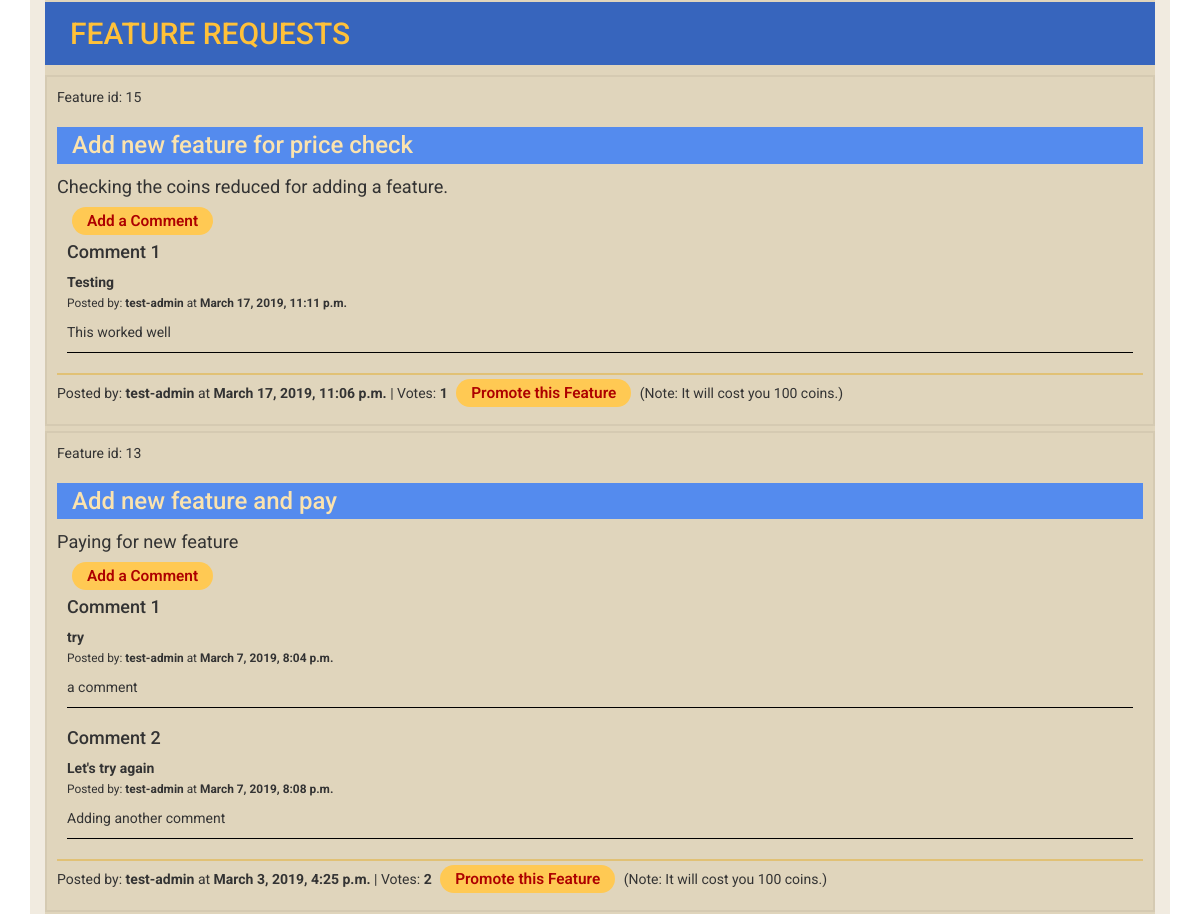
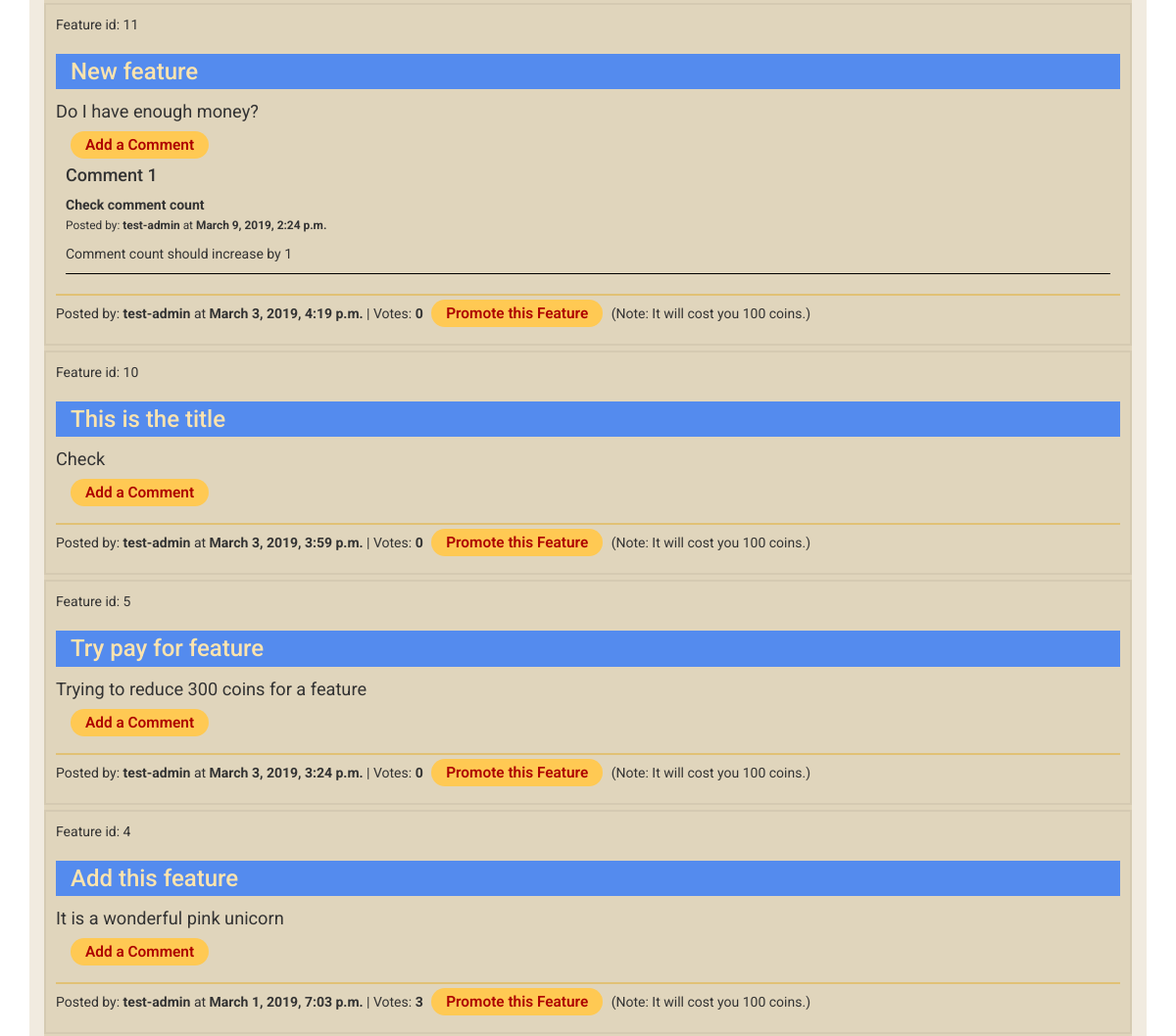
The app's page /issues/ (signed in, middle part), older data (2 pictures, top to bottom).
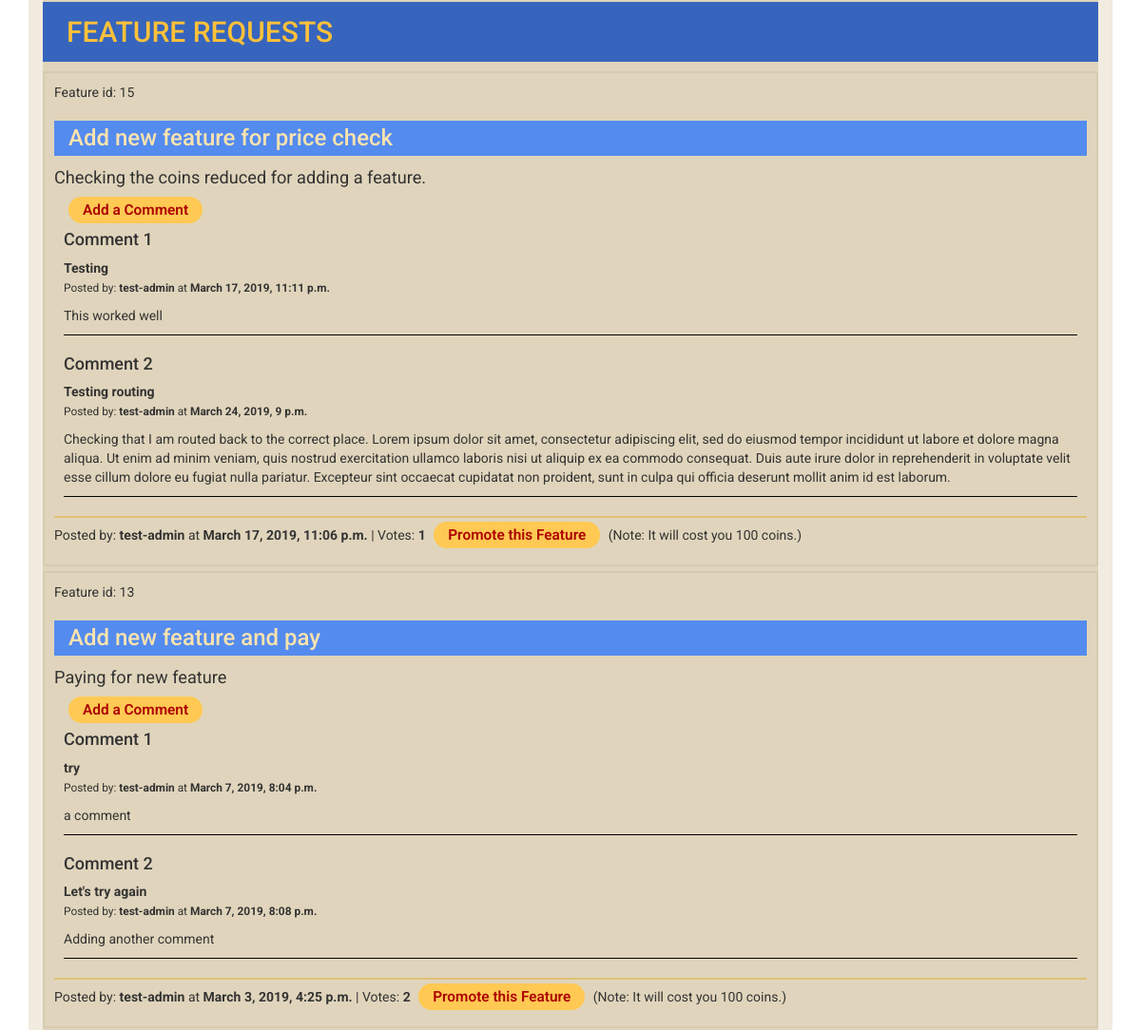
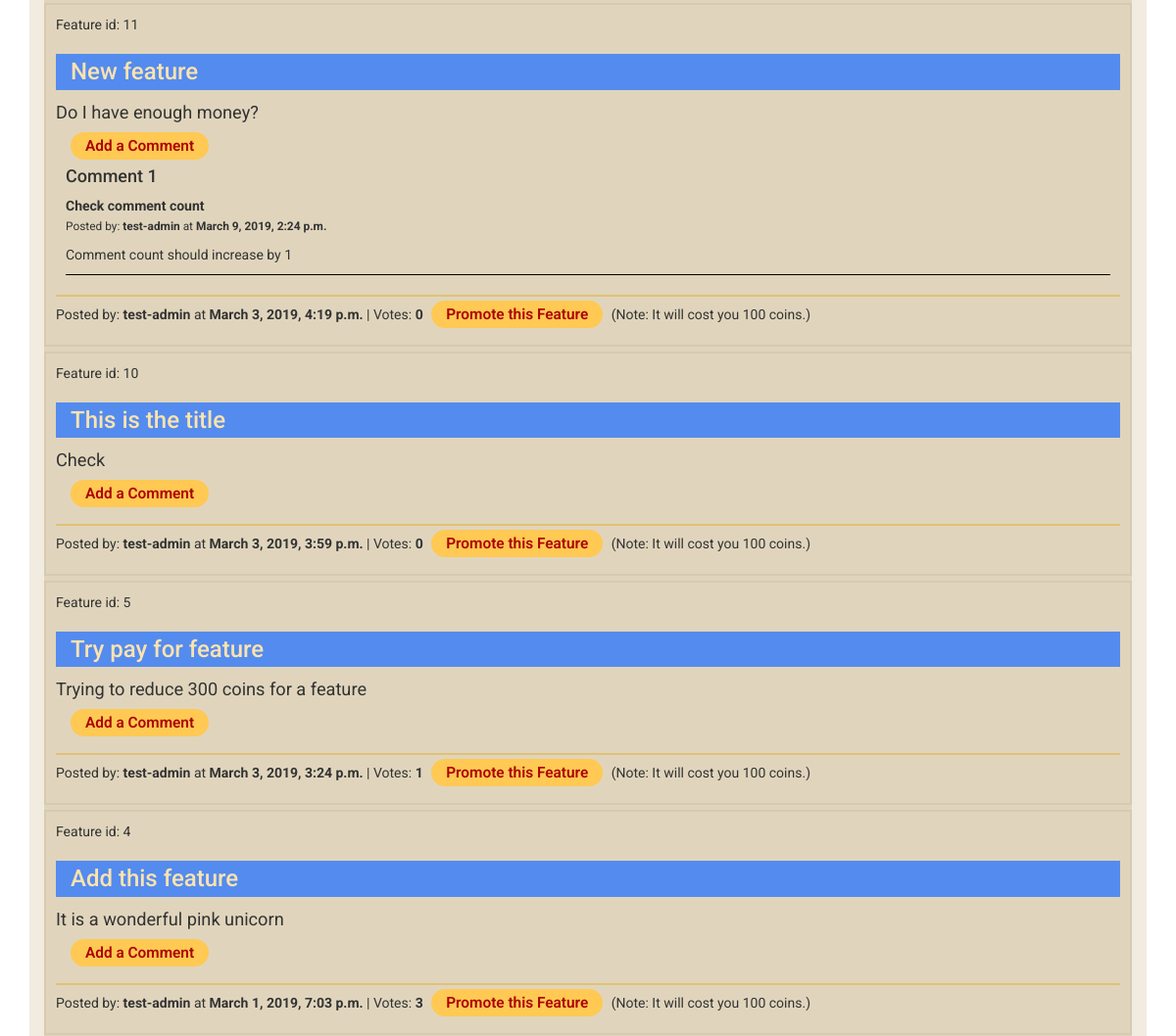
The same page, newer data (2 pictures, top to bottom).
### issuetracker/models.py (models this page shows, shortened)
class Issue(models.Model):
    suggestion_choices = ((True, 'Feature'), (False, 'Bug Fix'))
    is_feature = models.BooleanField(blank=False, default=False, choices=suggestion_choices)
    title = models.CharField(max_length=100, blank=False)
    description = models.TextField()
    posted_by = models.CharField(max_length=50)
    votes = models.IntegerField(default=0)
    comments_count = models.IntegerField(default=0)
    date_time = models.DateTimeField(auto_now_add=True)
    class Meta:
        verbose_name_plural = "Issues"

class IssueComment(models.Model):
    issue = models.ForeignKey(Issue, on_delete=models.CASCADE, related_name='comment')
    subject = models.CharField(max_length=100, blank=False)
    comment = models.TextField()
    posted_by = models.CharField(max_length=50)
    date_time = models.DateTimeField(auto_now_add=True)

### issuetracker/views.py (the view)
# urls.py: url(r'^issues/', include(issuetracker_urls)),
@login_required()
def issues(request):
    allIssues = Issue.objects.all()
    feature_count = 0
    bug_count = 0
    for each in allIssues:
        if each.is_feature:
            feature_count += 1
        else:
            bug_count += 1
    return render(request, "issue_tracker.html", {'issues': allIssues, 'feature_count': feature_count, "bug_count": bug_count})

### cart/contexts.py (called while the page is built)
def cart_contents(request):
    cart = request.session.get('cart', {})
    cart_items = []
    total = 0
    product_count = 0
    coin_total = 0
    for id, quantity in cart.items():
        product = get_object_or_404(Product, pk=id)
        total += quantity * product.price
        product_count += quantity
        coin_total = quantity * 500
        cart_items.append({'id': id, 'quantity': quantity, 'product': product, 'coin_total': coin_total})
    return {'cart_items': cart_items, 'total': total, 'product_count': product_count, 'coin_total': coin_total}

### issuetracker/templates/issue_tracker.html (shortened to what this page needs)
{% extends "base.html" %}
{% block content %}
    <div id="features-bugs-tabs">
        <div class="tab-content ">
            <div class="tab-pane active" id="features-pane">
                {% if feature_count == 1 %}
                <h2> FEATURE REQUEST </h2>
                {% else %}
                <h2> FEATURE REQUESTS </h2>
                {% endif %}
                {% if feature_count == 0 %}
                <p>No features to display</p>
                {% else %}
                {% for each in issues reversed %}
                {% if each.is_feature %}
                <div class="issue-item">
                    <p>Feature id: {{ each.id }}
                    </p>
                    <h3> {{ each.title }}</h3>
                    <p class="feature-description"> {{ each.description }}</p>
                    <div class="comments-list">
                        <a class="link-add-comment" href="{% url 'add-comment'  issue_id=each.id %}">Add a Comment</a>
                        {% for item in each.comment.all %}
                        <div class="comment-item">
                            <h4>Comment {{ forloop.counter }}</h4>
                            <p class="comment-subject"><strong>{{item.subject}}</strong></p>
                            <p><small>Posted by: <strong>{{ item.posted_by }}</strong> at <strong>{{ item.date_time}}</strong></small>
                            </p>
                            <p>{{item.comment}}</p>
                        </div>
                        {% endfor %}
                    </div>
                    <hr class="hr-light">
                    <p>
                        Posted by: <strong>{{ each.posted_by }}</strong>
                        at <strong>{{ each.date_time}}</strong> | Votes: <strong>{{ each.votes }}</strong>
                        <a class="vote-link" href="{% url 'vote' issue_id=each.id %}">Promote this Feature</a> (Note: It will cost you 100 coins.)
                    </p>
                </div>
                {% endif %}
                {% endfor %}
                {% endif %}
            </div>
        </div>
    </div>
{% endblock %}

### templates/base.html (shortened to what this page needs)
{% load static from staticfiles %}
<!DOCTYPE html>
<html lang="en">
<head>
    <link rel="stylesheet" href="https://maxcdn.bootstrapcdn.com/bootstrap/3.3.7/css/bootstrap.min.css"
>
    <link rel="stylesheet" href="https://maxcdn.bootstrapcdn.com/bootstrap/3.3.7/css/bootstrap-theme.min.css"
>
    <link rel="stylesheet" href="https://use.fontawesome.com/releases/v5.2.0/css/all.css">
    <link rel="stylesheet" href="{% static 'css/styles.css' %}" type="text/css" >
</head>
<body>
    {% url 'index' as index %}
    {% url 'about' as about %}
    {% url 'blog' as blog %}
    {% url 'uqc_app' as uqc_app %}
    {% url 'issues' as features %}
    {% url 'charts' as charts %}
    {% url 'products' as coins %}
    {% url 'contact_us' as contact %}
    <div class="container">
        <div class="main-content-outer col-xs-12">
            {% block content %} {% endblock %}
        </div>
    </div>
</body>
</html>

### static/css/styles.css (style rules this page uses)
body { margin: 0; padding: 0; overflow-x:hidden; font-family: 'Roboto', sans-serif; }
hr { border: 0; clear:both; display:block; width: 96%; background-color:#6c4d06; height: 1px; }
hr.hr-light { height: 2px; background-color:rgba(227, 173, 48, 0.5); width: 100%; margin-bottom: 7px; }
.main-content-outer { position: relative; padding-top: 40px; background-color: rgba(210, 189, 153, 0.3); }
#features-bugs-tabs h2 { margin-top: 0; padding : 15px 25px; color: #FFC139; background-color: #3765bd; position: relative; }
#features-bugs-tabs h3 { color : #fbe3ae; background-color: #548bee; padding : 5px 15px; }
#features-bugs-tabs { border-radius: 5px 10px 0 0 ; }
#features-bugs-tabs .tab-pane { padding-top: 20px; background-color: #e0d5bc; }
.feature-description, .bug-description { font-size: 1.3em; }
.comments-list { padding: 0 10px; }
.comment-item { border-bottom: 1px solid black; margin-bottom: 20px; }
.comment-subject { margin: 0; }
.issue-item { border: 2px solid rgba(0, 0, 0, 0.05); margin-bottom: 5px; padding: 10px; }
.vote-link { color: #ad0000; font-weight: 600; font-size: 1.1em; background-color: #FFC953; padding: 5px 15px; border-radius: 15px; margin: 0 5px; }
.link-add-comment { color: #ad0000; font-weight: 600; font-size: 1.1em; background-color: #FFC953; padding: 5px 15px; border-radius: 15px; margin: 0 5px; }

Row changes from the older to the newer data that the page shows:
added IssueComment: subject "Testing routing", posted_by "test-admin", date_time "March 24, 2019, 9 p.m.", comment "Checking that I am routed back to the correct place. Lorem ipsum dolor sit amet, consectetur adipiscing elit, sed do eiusmod tempor incididunt ut labore et dolore magna aliqua. Ut enim ad minim veniam, quis nostrud exercitation ullamco laboris nisi ut aliquip ex ea commodo consequat. Duis aute irure dolor in reprehenderit in voluptate velit esse cillum dolore eu fugiat nulla pariatur. Excepteur sint occaecat cupidatat non proident, sunt in culpa qui officia deserunt mollit anim id est laborum.", shown under Issue "Add new feature for price check"
changed Issue "Try pay for feature": votes "0" → "1"
